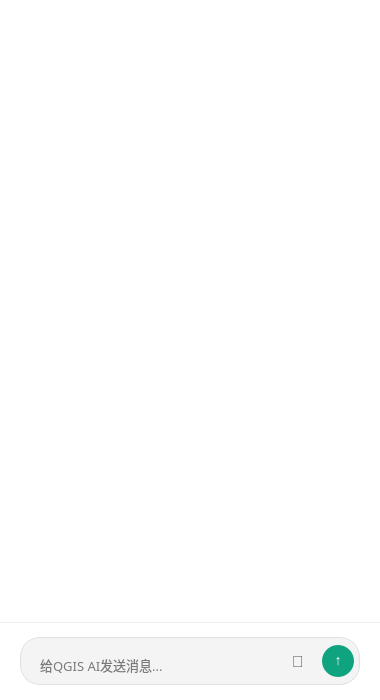
<?xml version="1.0" encoding="UTF-8"?>
<ui version="4.0">
 <class>qgis_aiDockWidgetBase</class>
 <widget class="QDockWidget" name="qgis_aiDockWidgetBase">
  <property name="geometry">
   <rect>
    <x>0</x>
    <y>0</y>
    <width>380</width>
    <height>700</height>
   </rect>
  </property>
  <property name="windowTitle">
   <string>QGIS AI Assistant</string>
  </property>
  <property name="styleSheet">
   <string notr="true">
    QDockWidget {
        background-color: #ffffff; 
        border: none;
    }
    QWidget#dockWidgetContents {
        background-color: #ffffff;
    }
   </string>
  </property>
  <widget class="QWidget" name="dockWidgetContents">
   <layout class="QVBoxLayout" name="verticalLayout">
    <property name="spacing">
     <number>0</number>
    </property>
    <property name="leftMargin">
     <number>0</number>
    </property>
    <property name="topMargin">
     <number>0</number>
    </property>
    <property name="rightMargin">
     <number>0</number>
    </property>
    <property name="bottomMargin">
     <number>0</number>
    </property>
    <item>
     <widget class="QScrollArea" name="scrollArea">
      <property name="styleSheet">
       <string notr="true">
        QScrollArea {
            border: none;
            background-color: #ffffff;
        }
        QScrollBar:vertical {
            border: none;
            background: #f0f0f0;
            width: 8px;
            margin: 0px 0px 0px 0px;
        }
        QScrollBar::handle:vertical {
            background: #cdcdcd;
            min-height: 20px;
            border-radius: 4px;
        }
        QScrollBar::add-line:vertical, QScrollBar::sub-line:vertical {
            border: none;
            background: none;
        }
       </string>
      </property>
      <property name="widgetResizable">
       <bool>true</bool>
      </property>
      <property name="alignment">
       <set>Qt::AlignTop</set>
      </property>
      <widget class="QWidget" name="scrollAreaWidgetContents">
       <property name="geometry">
        <rect>
         <x>0</x>
         <y>0</y>
         <width>380</width>
         <height>630</height>
        </rect>
       </property>
       <property name="styleSheet">
        <string notr="true">background-color: #ffffff;</string>
       </property>
       <layout class="QVBoxLayout" name="chat_layout_container">
        <property name="spacing">
         <number>20</number>
        </property>
        <property name="leftMargin">
         <number>20</number>
        </property>
        <property name="topMargin">
         <number>20</number>
        </property>
        <property name="rightMargin">
         <number>20</number>
        </property>
        <property name="bottomMargin">
         <number>20</number>
        </property>
       </layout>
      </widget>
     </widget>
    </item>
    <item>
     <widget class="QWidget" name="bottom_container" native="true">
      <property name="minimumSize">
       <size>
        <width>0</width>
        <height>70</height>
       </size>
      </property>
      <property name="styleSheet">
       <string notr="true">
        QWidget#bottom_container {
            background-color: #ffffff;
            border-top: 1px solid #eeeeee;
        }
       </string>
      </property>
      <layout class="QHBoxLayout" name="horizontalLayout">
       <property name="spacing">
        <number>12</number>
       </property>
       <property name="leftMargin">
        <number>20</number>
       </property>
       <property name="topMargin">
        <number>15</number>
       </property>
       <property name="rightMargin">
        <number>20</number>
       </property>
       <property name="bottomMargin">
        <number>15</number>
       </property>
       <item>
        <widget class="QFrame" name="input_frame">
         <property name="styleSheet">
          <string notr="true">
            QFrame#input_frame {
                background-color: #f4f4f4;
                border-radius: 20px;
                border: 1px solid #e0e0e0;
            }
          </string>
         </property>
         <property name="frameShape">
          <enum>QFrame::NoFrame</enum>
         </property>
         <property name="frameShadow">
          <enum>QFrame::Raised</enum>
         </property>
         <layout class="QHBoxLayout" name="horizontalLayout_2">
          <property name="spacing">
           <number>8</number>
          </property>
          <property name="leftMargin">
           <number>15</number>
          </property>
          <property name="topMargin">
           <number>5</number>
          </property>
          <property name="rightMargin">
           <number>5</number>
          </property>
          <property name="bottomMargin">
           <number>5</number>
          </property>
          <item>
           <widget class="QTextEdit" name="user_inputBox">
            <property name="sizePolicy">
             <sizepolicy hsizetype="Expanding" vsizetype="Minimum">
              <horstretch>0</horstretch>
              <verstretch>0</verstretch>
             </sizepolicy>
            </property>
            <property name="minimumSize">
             <size>
              <width>0</width>
              <height>36</height>
             </size>
            </property>
            <property name="maximumSize">
             <size>
              <width>16777215</width>
              <height>120</height>
             </size>
            </property>
            <property name="font">
             <font>
              <family>Microsoft YaHei</family>
              <pointsize>10</pointsize>
             </font>
            </property>
            <property name="styleSheet">
             <string notr="true">
              QTextEdit {
                  background-color: transparent;
                  border: none;
                  padding-top: 8px;
              }
             </string>
            </property>
            <property name="placeholderText">
             <string>给QGIS AI发送消息...</string>
            </property>
           </widget>
          </item>
          <item>
           <widget class="QPushButton" name="voice_btn">
            <property name="minimumSize">
             <size>
              <width>32</width>
              <height>32</height>
             </size>
            </property>
            <property name="maximumSize">
             <size>
              <width>32</width>
              <height>32</height>
             </size>
            </property>
            <property name="cursor">
             <cursorShape>PointingHandCursor</cursorShape>
            </property>
            <property name="toolTip">
             <string>语音输入</string>
            </property>
            <property name="styleSheet">
             <string notr="true">
              QPushButton {
                  background-color: transparent;
                  border-radius: 16px;
                  color: #666666;
                  font-size: 16px;
              }
              QPushButton:hover {
                  background-color: #e0e0e0;
                  color: #333333;
              }
              QPushButton:pressed {
                  background-color: #d0d0d0;
              }
             </string>
            </property>
            <property name="text">
             <string>🎤</string>
            </property>
           </widget>
          </item>
          <item>
           <widget class="QPushButton" name="send_button">
            <property name="minimumSize">
             <size>
              <width>32</width>
              <height>32</height>
             </size>
            </property>
            <property name="maximumSize">
             <size>
              <width>32</width>
              <height>32</height>
             </size>
            </property>
            <property name="cursor">
             <cursorShape>PointingHandCursor</cursorShape>
            </property>
            <property name="toolTip">
             <string>发送</string>
            </property>
            <property name="styleSheet">
             <string notr="true">
              QPushButton {
                  background-color: #10a37f;
                  border-radius: 16px;
                  color: white;
                  font-weight: bold;
                  font-size: 14px;
                  padding-bottom: 2px;
              }
              QPushButton:hover {
                  background-color: #0d8a6c;
              }
              QPushButton:pressed {
                  background-color: #0a6e56;
              }
             </string>
            </property>
            <property name="text">
             <string>↑</string>
            </property>
           </widget>
          </item>
         </layout>
        </widget>
       </item>
      </layout>
     </widget>
    </item>
   </layout>
  </widget>
 </widget>
 <resources/>
 <connections/>
</ui>
